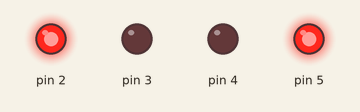
This sketch was run on a simulated Arduino Uno, built with avr-gcc and run on an emulated ATmega328P. Shown: output pins drawn as LEDs (lit = HIGH).

Above: at 0.15 s.
At 0.75 s:
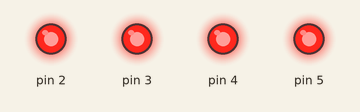
At 1.05 s:
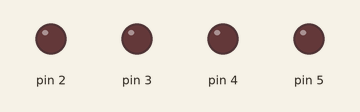
At 1.35 s:
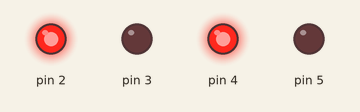
At 2.25 s:
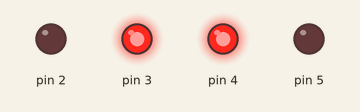
At 3.45 s:
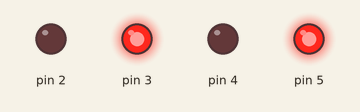
Timing chart, 0 to 4.1 s (numbered marks = the images above):
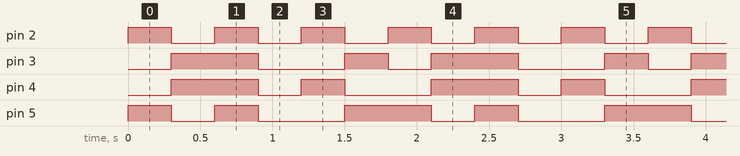

The sketch:

aula32_nivel2.ino
```cpp
// Aula 32 – Nível 2: Padrões de LEDs numa matriz
// Cada linha é um quadro da animação: 1 = aceso
#include <Arduino.h>                              // funções do Arduino (pinMode, digitalWrite, delay...)
const byte QUADROS[][4] = {                       // byte ocupa 1 byte: economiza a RAM do Uno
  {1, 0, 0, 1},                                   // quadro 1: pontas
  {0, 1, 1, 0},                                   // quadro 2: meio
  {1, 1, 1, 1},                                   // quadro 3: todos
  {0, 0, 0, 0},                                   // quadro 4: nenhum
  {1, 0, 1, 0},                                   // quadro 5: alternados
  {0, 1, 0, 1}};                                  // quadro 6: alternados invertidos
const int NQ = sizeof(QUADROS) / sizeof(QUADROS[0]);   // quantidade de quadros

void setup() {                                    // roda uma vez, quando a placa liga
  for (int p = 2; p <= 5; p++) pinMode(p, OUTPUT);   // pinos 2 a 5 como saída
}

void loop() {                                     // repete para sempre
  for (int q = 0; q < NQ; q++) {                  // linhas: quadros
    for (int l = 0; l < 4; l++) {                 // colunas: LEDs
      digitalWrite(2 + l, QUADROS[q][l]);         // 2 + l recebe QUADROS[q][l] (verdadeiro acende, falso apaga)
    }
    delay(300);                                   // espera 300 ms
  }
}
```

Measured:
- by itself, pin 2: alternates HIGH for 0.30 s and LOW for 0.30 s
- by itself, pin 3: repeats every 1.8 s: LOW 0.60 s, HIGH 0.30 s, LOW 0.30 s, HIGH 0.60 s
- by itself, pin 4, pin 5: repeats every 1.8 s: LOW 0.30 s, HIGH 0.30 s, LOW 0.60 s, HIGH 0.60 s
